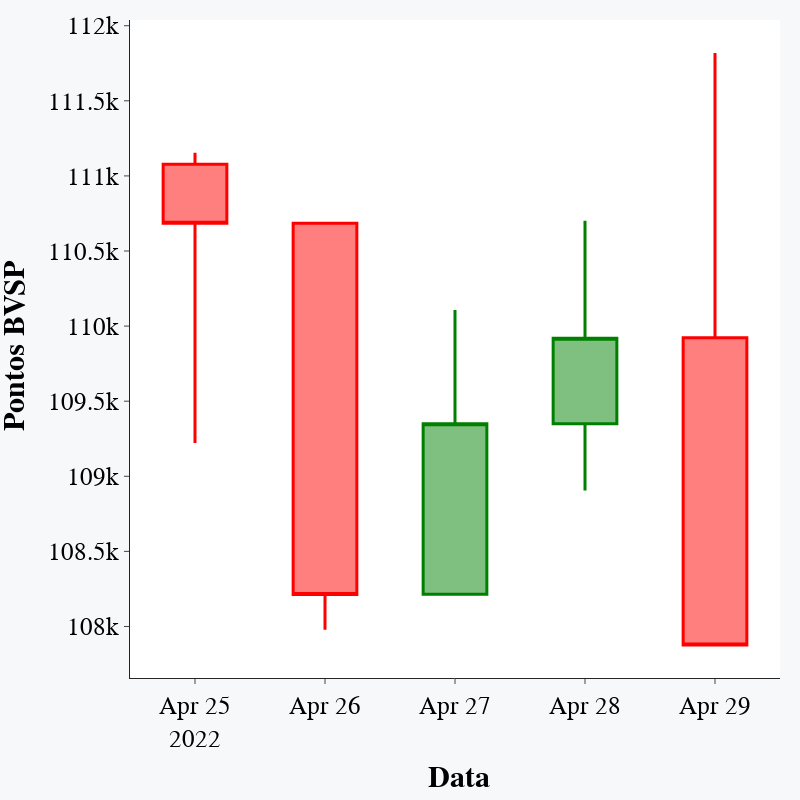

The notebook cell this image was saved under:
### Code cell
fig_cotacoes = go.Figure(data=[go.Candlestick(name="BVSP",x=BVSP_search_result_data.index, open=BVSP_search_result_data['Open'], high = BVSP_search_result_data['High'], low=BVSP_search_result_data['Low'], close=BVSP_search_result_data['Close'],increasing_line_color= 'green', decreasing_line_color= 'red')])

fig_cotacoes.update_xaxes(title_text="<b> Data",
                          rangebreaks=[
    dict(bounds=["sat", "mon"]), # não mostrar finais de semana
#    dict(bounds=[18, 10], pattern="hour"), # não mostrar horas de pregao fechado (observar cada ativo específico)
    dict(values=["2022-04-21"]) # não mostrar recesso de Ano Novo
    ])

fig_cotacoes.update_traces(line_width=3)
fig_cotacoes.update_yaxes(title_text="<b> Pontos BVSP")
fig_cotacoes.update_layout( title_text='',template = 'simple_white',width=500,height=500)
fig_cotacoes.update_layout(xaxis_rangeslider_visible=False,title_text='',template = 'simple_white',margin=dict(l=20, r=20, t=20, b=20), paper_bgcolor="#f7f8fa",width=800,height=800,font=dict(family="Arial",size=25,color="black"))

fig_cotacoes.show()

### Figure 1 — Plotly figure (JSON) as saved in the notebook; plotly's stock layout.template omitted (floating-point values rounded to 4 significant figures)
{"data": [{"close": [110685, 108213, 109349, 109919, 107876], "decreasing": {"line": {"color": "red"}}, "high": [111155, 110685, 110107, 110702, 111819], "increasing": {"line": {"color": "green"}}, "line": {"width": 3}, "low": [109222, 107978, 108214, 108905, 107876], "name": "BVSP", "open": [111077, 110684, 108214, 109349, 109922], "type": "candlestick", "x": ["2022-04-25T00:00:00", "2022-04-26T00:00:00", "2022-04-27T00:00:00", "2022-04-28T00:00:00", "2022-04-29T00:00:00"]}], "layout": {"font": {"color": "black", "family": "Arial", "size": 25}, "height": 800, "margin": {"b": 20, "l": 20, "r": 20, "t": 20}, "paper_bgcolor": "#f7f8fa", "title": {"text": ""}, "width": 800, "xaxis": {"rangebreaks": [{"bounds": ["sat", "mon"]}, {"values": ["2022-04-21"]}], "rangeslider": {"visible": false}, "title": {"text": "<b> Data"}}, "yaxis": {"title": {"text": "<b> Pontos BVSP"}}}}
